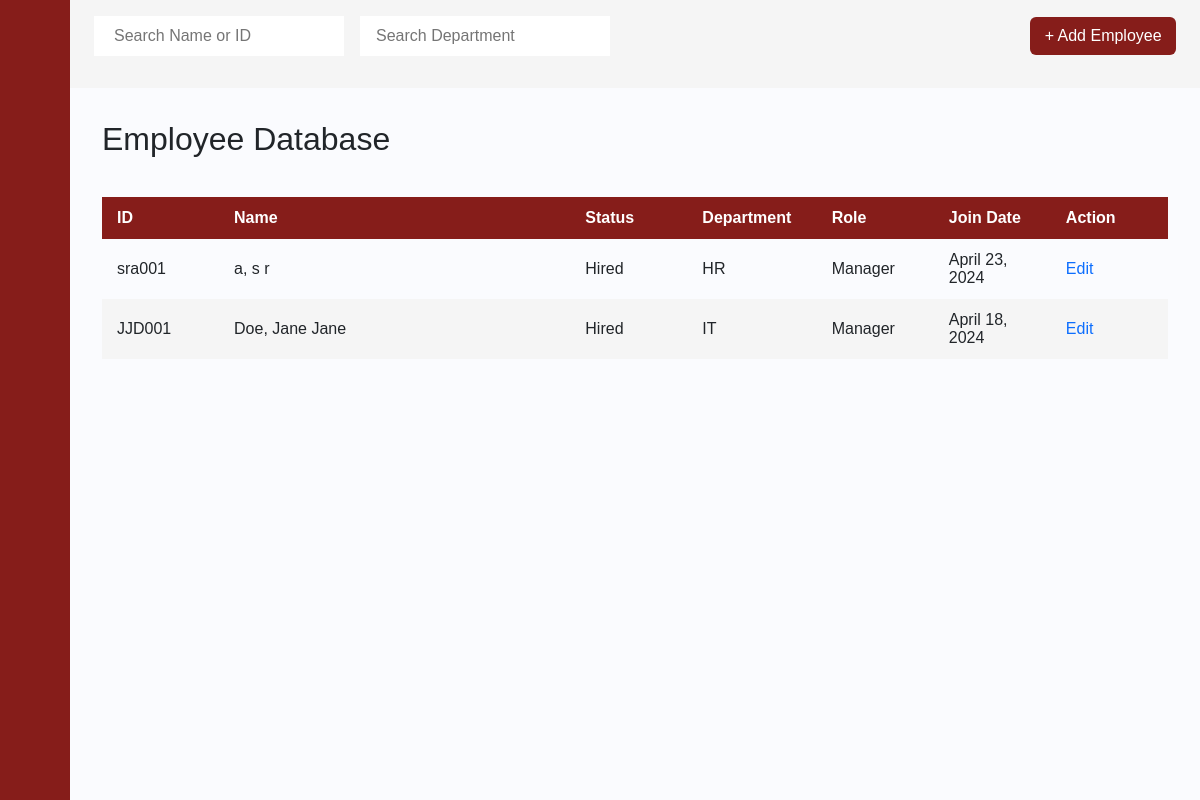
Before: /employee_database/1/ with the older database file.
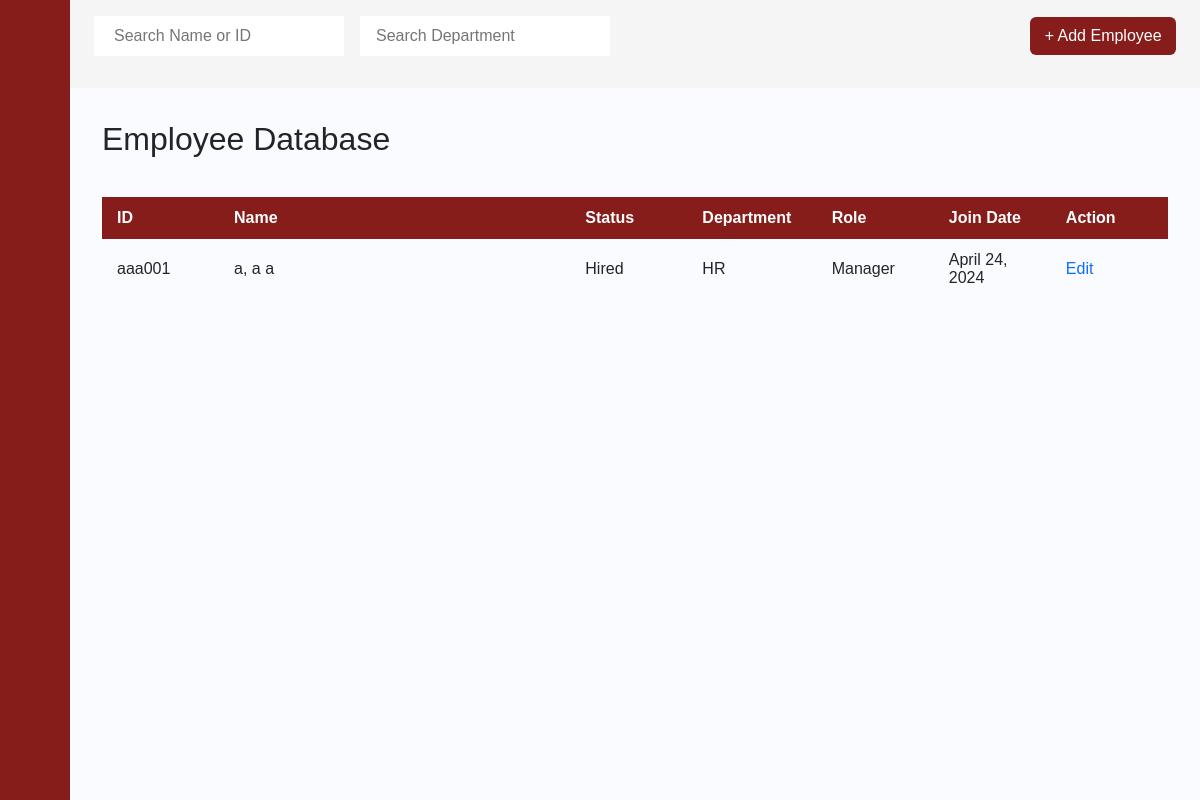
After: the same page with the newer database file.
### payrollapp/models.py (models this page shows, shortened)
class Employee(models.Model):
    Last_name = models.CharField(max_length=255)
    First_name = models.CharField(max_length=255)
    Middle_name = models.CharField(max_length=255)
    id_number = models.CharField(max_length=6, primary_key=True)
    Status  = models.CharField(max_length=255)
    Department  = models.CharField(max_length=255)
    Role   = models.CharField(max_length=255)
    Join_Date = models.DateField(blank=True, null=True)
    Phone_Number = models.IntegerField()
    Email = models.CharField(max_length=255)
    BankNumber = models.IntegerField()
    Salary   = models.FloatField()

### payrollapp/views.py (the view)
# urls.py: path('employee_database/<int:UID>/', views.employee_database, name='employee_database'),
def employee_database(request, UID):
    a = Employee.objects.all()
    user = get_object_or_404(USER_ACCOUNT, pk=UID)
    return render(request, 'payrollapp/employee_database.html', {'user':user, 'a':a})

### payrollapp/templates/payrollapp/employee_database.html (shortened to what this page needs)
{% extends 'payrollapp/base.html' %}
{% load static %}
{% block content %}
<div class="main">
    <div class="dashboard-navbar">
        <form action="#">
          <div class="nav-search">
            <input type="text" class="search-query mr-3" placeholder="Search Name or ID" onkeyup="searchName()" id="eName">
            <input type="text" class="search-query px-3" id="eDepa" placeholder="Search Department" onkeyup="searchDepartment()">
          </div>
        </form>
        <div class="navbar-content">
            <ul class="main-nav">
                <div class="nav-search">
                    <a href="{% url 'add_employee' UID=user.pk %}" class="btn">+ Add Employee</a>
                </div>
            </ul>
        </div>
    </div>
    <div class="content">
        <h2>Employee Database</h2>
        <div style="overflow-x:auto;">
            <table id="posts">
                <thead>
                    <tr>
                        <th style="width:10%">ID</th>
                        <th style="width:30%">Name</th>
                        <th style="width:10%">Status</th>
                        <th style="width:10%">Department</th>
                        <th style="width:10%">Role</th>
                        <th style="width:10%">Join Date</th>
                        <th style="width:10%">Action</th>
                    </tr>
                </thead>
                <tbody>
                {% for b in a %}
                    <tr>
                        <td> {{ b.id_number }} </td>
                        <td> {{ b.Last_name }}, {{ b.First_name }} {{ b.Middle_name }}</td>
                        <td> {{ b.Status }} </td>
                        <td> {{ b.Department }} </td>
                        <td> {{ b.Role }} </td>
                        <td> {{ b.Join_Date }} </td>
                        <td> <a href="{% url 'employee_info' UID=user.pk EID=b.pk %}">Edit</a> </td>
                    </tr>
                {% endfor %}
                </tbody>
            </table>
        </div>
    </div>
</div>
{% endblock %}

### payrollapp/templates/payrollapp/base.html (shortened to what this page needs)
{% load static %}
<html>
<head>
    <link rel="stylesheet" href="https://cdn.jsdelivr.net/npm/bootstrap@4.0.0/dist/css/bootstrap.min.css">
    <link href="https://cdn.lineicons.com/4.0/lineicons.css" rel="stylesheet" />
    <link href="https://cdn.jsdelivr.net/npm/bootstrap@5.3.0-alpha3/dist/css/bootstrap.min.css" rel="stylesheet"
>
    <link rel="stylesheet" href="{% static '/bootstrap/css/style.css' %}">
    <link rel="stylesheet" href="https://fonts.cdnfonts.com/css/product-sans">
</head>
<body>
    <div class="wrapper">
        <aside id="sidebar">
            <div class="d-flex">
                <button class="toggle-btn" type="button">
                </button>
            </div>
            <ul class="sidebar-nav">
                <li class="sidebar-item">
                    <a href="{% url 'dashboard' UID=user.pk %}" class="sidebar-link">
                    </a>
                </li>
                <li class="sidebar-item">
                    <a href="#" class="sidebar-link collapsed has-dropdown" data-bs-toggle="collapse"
                        data-bs-target="#payroll" aria-expanded="false" aria-controls="payroll">
                    </a>
                </li>
                <li class="sidebar-item">
                    <a href="#" class="sidebar-link collapsed has-dropdown" data-bs-toggle="collapse"
                        data-bs-target="#employees" aria-expanded="false" aria-controls="employees">
                    </a>
                </li>
            </ul>
            <div class="sidebar-footer">
                <a href="{% url 'login' %}" class="sidebar-link">
                </a>
            </div>
        </aside>
        <div class="main">
            {% block content %}
            {% endblock %}
        </div>
    </div>
</body>
</html>

Changed rows visible on the page:
removed Employee: id_number "sra001", Last_name "a", First_name "s", Middle_name "r", Status "Hired", Department "HR", Role "Manager", Join_Date "April 23, 2024"
removed Employee: id_number "JJD001", Last_name "Doe", First_name "Jane", Middle_name "Jane", Status "Hired", Department "IT", Role "Manager", Join_Date "April 18, 2024"
added Employee: id_number "aaa001", Last_name "a", First_name "a", Middle_name "a", Status "Hired", Department "HR", Role "Manager", Join_Date "April 24, 2024"
